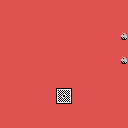

A level layout from a 2D game, rendered from its tile map. Below: a short description, then the map file with its tile-grid data intact:
An orthogonal 16x16 tile map with 8x8 px tiles, 3 tile layers (height 0, height 1, height 2), 2 tilesets and 10 objects (5x Bridge, 5x BridgeDestination).

<map version="1.0" tiledversion="1.1.4" orientation="orthogonal" renderorder="right-down" width="16" height="16" tilewidth="8" tileheight="8" infinite="0" nextobjectid="608">
 <properties>
  <property name="name" value="Spacer Valley" />
 </properties>
 <tileset firstgid="1" name="background" tilewidth="8" tileheight="8" tilecount="1024" columns="32">
  <image source="background.png" width="256" height="256" />
 </tileset>
 <tileset firstgid="1025" name="robots" tilewidth="8" tileheight="8" tilecount="256" columns="16">
  <image source="robots.png" width="128" height="128" />
 </tileset>
 <layer name="height 0" width="16" height="16">
  <properties>
   <property name="elevation" value="0" />
  </properties>
  <data encoding="csv">
453,453,453,453,453,453,453,453,453,453,453,453,453,453,453,453,
453,453,453,453,453,453,453,453,453,453,453,453,453,453,453,453,
453,453,453,453,453,453,453,453,453,453,453,453,453,453,453,453,
453,453,453,453,453,453,453,453,453,453,453,453,453,453,453,453,
453,453,453,453,453,453,453,453,453,453,453,453,453,453,453,457,
453,453,453,453,453,453,453,453,453,453,453,453,453,453,453,453,
453,453,453,453,453,453,453,453,453,453,453,453,453,453,453,453,
453,453,453,453,453,453,453,453,453,453,453,453,453,453,453,457,
453,453,453,453,453,453,453,453,453,453,453,453,453,453,453,453,
453,453,453,453,453,453,453,453,453,453,453,453,453,453,453,453,
453,453,453,453,453,453,453,453,453,453,453,453,453,453,453,453,
453,453,453,453,453,453,453,103,109,453,453,453,453,453,453,453,
453,453,453,453,453,453,453,100,106,453,453,453,453,453,453,453,
453,453,453,453,453,453,453,453,453,453,453,453,453,453,453,453,
453,453,453,453,453,453,453,453,453,453,453,453,453,453,453,453,
453,453,453,453,453,453,453,453,453,453,453,453,453,453,453,453
</data>
 </layer>
 <layer name="height 1" width="16" height="16">
  <properties>
   <property name="elevation" value="1" />
  </properties>
  <data encoding="csv">
0,0,0,0,0,0,0,0,0,0,0,0,0,0,0,0,
0,0,0,0,0,0,0,0,0,0,0,0,0,0,0,0,
0,0,0,0,0,0,0,0,0,0,0,0,0,0,0,0,
0,0,0,0,0,0,0,0,0,0,0,0,0,0,0,0,
0,0,0,0,0,0,0,0,0,0,0,0,0,0,0,0,
0,0,0,0,0,0,0,0,0,0,0,0,0,0,0,0,
0,0,0,0,0,0,0,0,0,0,0,0,0,0,0,0,
0,0,0,0,0,0,0,0,0,0,0,0,0,0,0,0,
0,0,0,0,0,0,0,0,0,0,0,0,0,0,0,0,
0,0,0,0,0,0,0,0,0,0,0,0,0,0,0,0,
0,0,0,0,0,0,0,0,0,0,0,0,0,0,0,0,
0,0,0,0,0,0,0,0,0,0,0,0,0,0,0,0,
0,0,0,0,0,0,0,0,0,0,0,0,0,0,0,0,
0,0,0,0,0,0,0,0,0,0,0,0,0,0,0,0,
0,0,0,0,0,0,0,0,0,0,0,0,0,0,0,0,
0,0,0,0,0,0,0,0,0,0,0,0,0,0,0,0
</data>
 </layer>
 <layer name="height 2" width="16" height="16">
  <properties>
   <property name="elevation" value="2" />
  </properties>
  <data encoding="csv">
0,0,0,0,0,0,0,0,0,0,0,0,0,0,0,0,
0,0,0,0,0,0,0,0,0,0,0,0,0,0,0,0,
0,0,0,0,0,0,0,0,0,0,0,0,0,0,0,0,
0,0,0,0,0,0,0,0,0,0,0,0,0,0,0,0,
0,0,0,0,0,0,0,0,0,0,0,0,0,0,0,0,
0,0,0,0,0,0,0,0,0,0,0,0,0,0,0,0,
0,0,0,0,0,0,0,0,0,0,0,0,0,0,0,0,
0,0,0,0,0,0,0,0,0,0,0,0,0,0,0,0,
0,0,0,0,0,0,0,0,0,0,0,0,0,0,0,0,
0,0,0,0,0,0,0,0,0,0,0,0,0,0,0,0,
0,0,0,0,0,0,0,0,0,0,0,0,0,0,0,0,
0,0,0,0,0,0,0,0,0,0,0,0,0,0,0,0,
0,0,0,0,0,0,0,0,0,0,0,0,0,0,0,0,
0,0,0,0,0,0,0,0,0,0,0,0,0,0,0,0,
0,0,0,0,0,0,0,0,0,0,0,0,0,0,0,0,
0,0,0,0,0,0,0,0,0,0,0,0,0,0,0,0
</data>
 </layer>
 <objectgroup name="objects">
  <object id="598" name="EAST-CAVE" type="Bridge" x="112" y="40" width="16" height="16" />
  <object id="607" name="EAST-CAVE" type="BridgeDestination" x="96" y="40" width="16" height="16" />
  <object id="597" name="AURORA-SETTLEMENT-EAST" type="Bridge" x="72" y="72" width="16" height="32" />
  <object id="603" name="AURORA-SETTLEMENT-EAST" type="BridgeDestination" x="88" y="72" width="16" height="32" />
  <object id="600" name="AURORA-SETTLEMENT-WEST" type="Bridge" x="40" y="72" width="16" height="32" />
  <object id="605" name="AURORA-SETTLEMENT-WEST" type="BridgeDestination" x="24" y="72" width="16" height="32" />
  <object id="601" name="AURORA-SETTLEMENT-NORTH" type="Bridge" x="48" y="64" width="32" height="16" />
  <object id="604" name="AURORA-SETTLEMENT-NORTH" type="BridgeDestination" x="48" y="48" width="32" height="16" />
  <object id="602" name="AURORA-SETTLEMENT-SOUTH" type="Bridge" x="48" y="96" width="32" height="16" />
  <object id="606" name="AURORA-SETTLEMENT-SOUTH" type="BridgeDestination" x="48" y="112" width="32" height="16" />
 </objectgroup>
</map>
